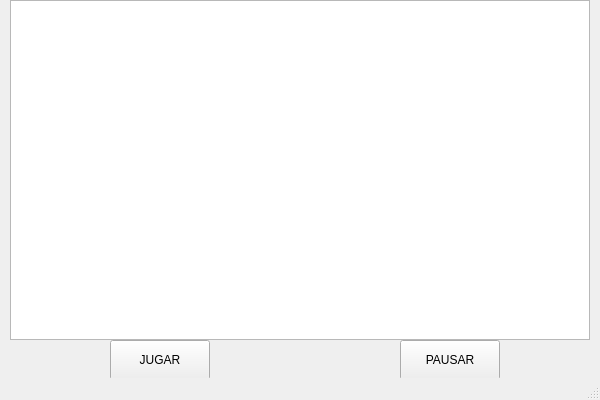
<?xml version="1.0" encoding="UTF-8"?>
<ui version="4.0">
 <class>Juego</class>
 <widget class="QMainWindow" name="Juego">
  <property name="geometry">
   <rect>
    <x>0</x>
    <y>0</y>
    <width>600</width>
    <height>400</height>
   </rect>
  </property>
  <property name="minimumSize">
   <size>
    <width>600</width>
    <height>400</height>
   </size>
  </property>
  <property name="maximumSize">
   <size>
    <width>600</width>
    <height>400</height>
   </size>
  </property>
  <property name="windowTitle">
   <string>MainWindow</string>
  </property>
  <widget class="QWidget" name="centralwidget">
   <widget class="QGraphicsView" name="Grafica">
    <property name="geometry">
     <rect>
      <x>10</x>
      <y>0</y>
      <width>580</width>
      <height>340</height>
     </rect>
    </property>
   </widget>
   <widget class="QPushButton" name="inicioJuego">
    <property name="geometry">
     <rect>
      <x>110</x>
      <y>340</y>
      <width>100</width>
      <height>40</height>
     </rect>
    </property>
    <property name="text">
     <string>JUGAR</string>
    </property>
   </widget>
   <widget class="QPushButton" name="pausaJuego">
    <property name="geometry">
     <rect>
      <x>400</x>
      <y>340</y>
      <width>100</width>
      <height>40</height>
     </rect>
    </property>
    <property name="text">
     <string>PAUSAR</string>
    </property>
   </widget>
  </widget>
  <widget class="QMenuBar" name="menubar">
   <property name="geometry">
    <rect>
     <x>0</x>
     <y>0</y>
     <width>600</width>
     <height>22</height>
    </rect>
   </property>
  </widget>
  <widget class="QStatusBar" name="statusbar"/>
 </widget>
 <resources/>
 <connections/>
</ui>
